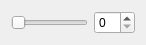
<?xml version="1.0" encoding="UTF-8"?>
<ui version="4.0">
 <class>IndexBarWidget</class>
 <widget class="QWidget" name="IndexBarWidget">
  <property name="geometry">
   <rect>
    <x>0</x>
    <y>0</y>
    <width>146</width>
    <height>38</height>
   </rect>
  </property>
  <property name="windowTitle">
   <string>IndexBarWidget</string>
  </property>
  <layout class="QHBoxLayout" name="horizontalLayout">
   <item>
    <widget class="QSlider" name="slider">
     <property name="orientation">
      <enum>Qt::Horizontal</enum>
     </property>
    </widget>
   </item>
   <item>
    <widget class="QSpinBox" name="spinBox"/>
   </item>
  </layout>
 </widget>
 <layoutdefault spacing="6" margin="11"/>
 <resources/>
 <connections/>
</ui>
